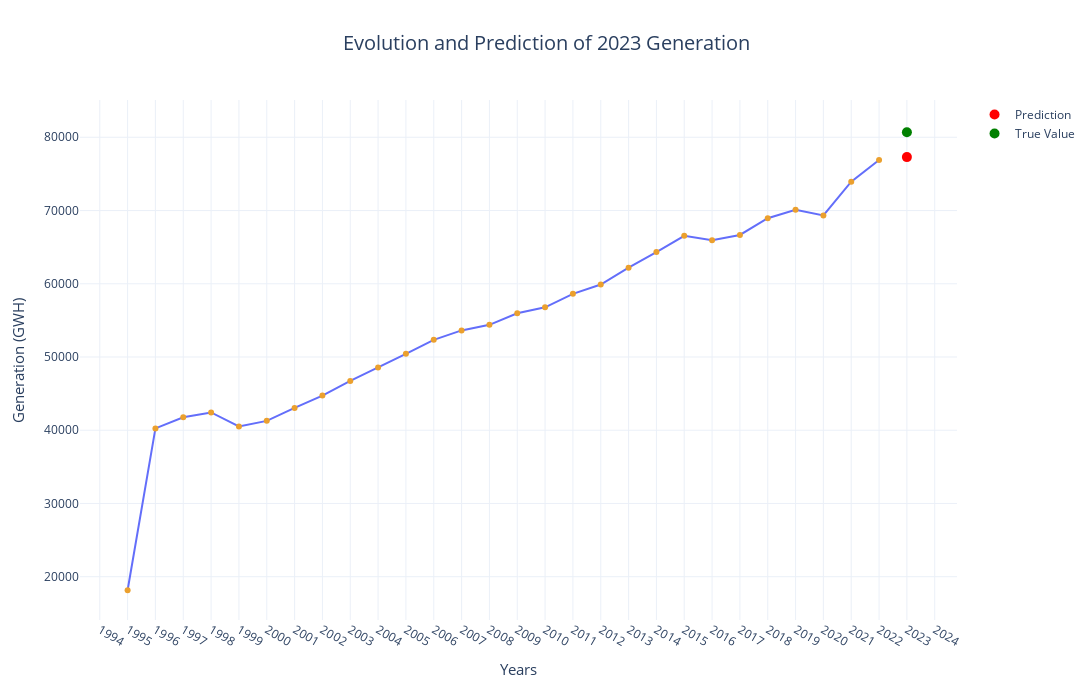

Notebook cell for this chart:
### Markdown cell above
# Linear Regression Model for Predicting Future Generation Values

### Code cell
# Initialize the Linear Regression model
temp_reg = LinearRegression()

# Fit the model to the data
temp_reg.fit(np.array(data["Fecha"]).reshape(-1, 1), np.array(data["Total"]).reshape(-1, 1))

# Predict the value for the year 2023
prediccion = temp_reg.predict(np.array(2023).reshape(1, -1)).item()

# Print the prediction for 2023
print(f"Prediction for 2023: {round(prediccion,2)} GWH")

# Plot the data using Plotly
fig = px.line(data, x='Fecha', y='Total', title='Evolution and Prediction of 2023 Generation ',
              labels={'Fecha': 'Years', 'Total': 'Generation (GWH)'}, markers=True)

# Update the trace marker color
fig.update_traces(marker=dict(color='#EBA02E'))

# Add the prediction point
fig.add_trace(go.Scatter(
    x=[2023], y=[prediccion],
    mode='markers', name='Prediction',
    marker=dict(color='red', size=10)
))

# Add the true value point
fig.add_trace(go.Scatter(
    x=[2023], y=[80687.35],
    mode='markers', name='True Value',
    marker=dict(color='green', size=10)
))

# Update the layout
fig.update_layout(
    xaxis=dict(tickmode='linear'),
    yaxis=dict(tickformat=".0f"),
    template='plotly_white',
    title=dict(font=dict(size=20), x=0.5,  # Centrar el título
        xanchor='center',),
    xaxis_title=dict(font=dict(size=15)),
    yaxis_title=dict(font=dict(size=15)),
    legend=dict(font=dict(size=12)),width=1400,height=700
)

# Show the plot
fig.show()
print(f"The value predicted by the linear regression model is {round(prediccion,2)} GWh (shown in red on the graph), while the actual value is 80,687.35 GWh (shown in green).")
print(f"the difference between the predicted value and the true value is: {round((80687.35-prediccion)/80687.35*100,2)} %")

### Figure 1 — Plotly figure (JSON) as saved in the notebook; plotly's stock layout.template omitted (floating-point values rounded to 4 significant figures)
{"data": [{"hovertemplate": "Years=%{x}<br>Generation (GWH)=%{y}<extra></extra>", "legendgroup": "", "line": {"color": "#636efa", "dash": "solid"}, "marker": {"color": "#EBA02E", "symbol": "circle"}, "mode": "lines+markers", "name": "", "orientation": "v", "showlegend": false, "type": "scatter", "x": [1995, 1996, 1997, 1998, 1999, 2000, 2001, 2002, 2003, 2004, 2005, 2006, 2007, 2008, 2009, 2010, 2011, 2012, 2013, 2014, 2015, 2016, 2017, 2018, 2019, 2020, 2021, 2022], "xaxis": "x", "y": [18148, 40249, 41768, 42422, 40514, 41277, 43048, 44734, 46735, 48563, 50431, 52340, 53627, 54395, 55965, 56787, 58621, 59891, 62197, 64328, 66548, 65943, 66667, 68947, 70114, 69324, 73933, 76908], "yaxis": "y"}, {"marker": {"color": "red", "size": 10}, "mode": "markers", "name": "Prediction", "type": "scatter", "x": [2023], "y": [77290.0]}, {"marker": {"color": "green", "size": 10}, "mode": "markers", "name": "True Value", "type": "scatter", "x": [2023], "y": [80690.0]}], "layout": {"height": 700, "legend": {"font": {"size": 12}, "tracegroupgap": 0}, "title": {"font": {"size": 20}, "text": "Evolution and Prediction of 2023 Generation ", "x": 0.5, "xanchor": "center"}, "width": 1400, "xaxis": {"anchor": "y", "domain": [0, 1], "tickmode": "linear", "title": {"font": {"size": 15}, "text": "Years"}}, "yaxis": {"anchor": "x", "domain": [0, 1], "tickformat": ".0f", "title": {"font": {"size": 15}, "text": "Generation (GWH)"}}}}
